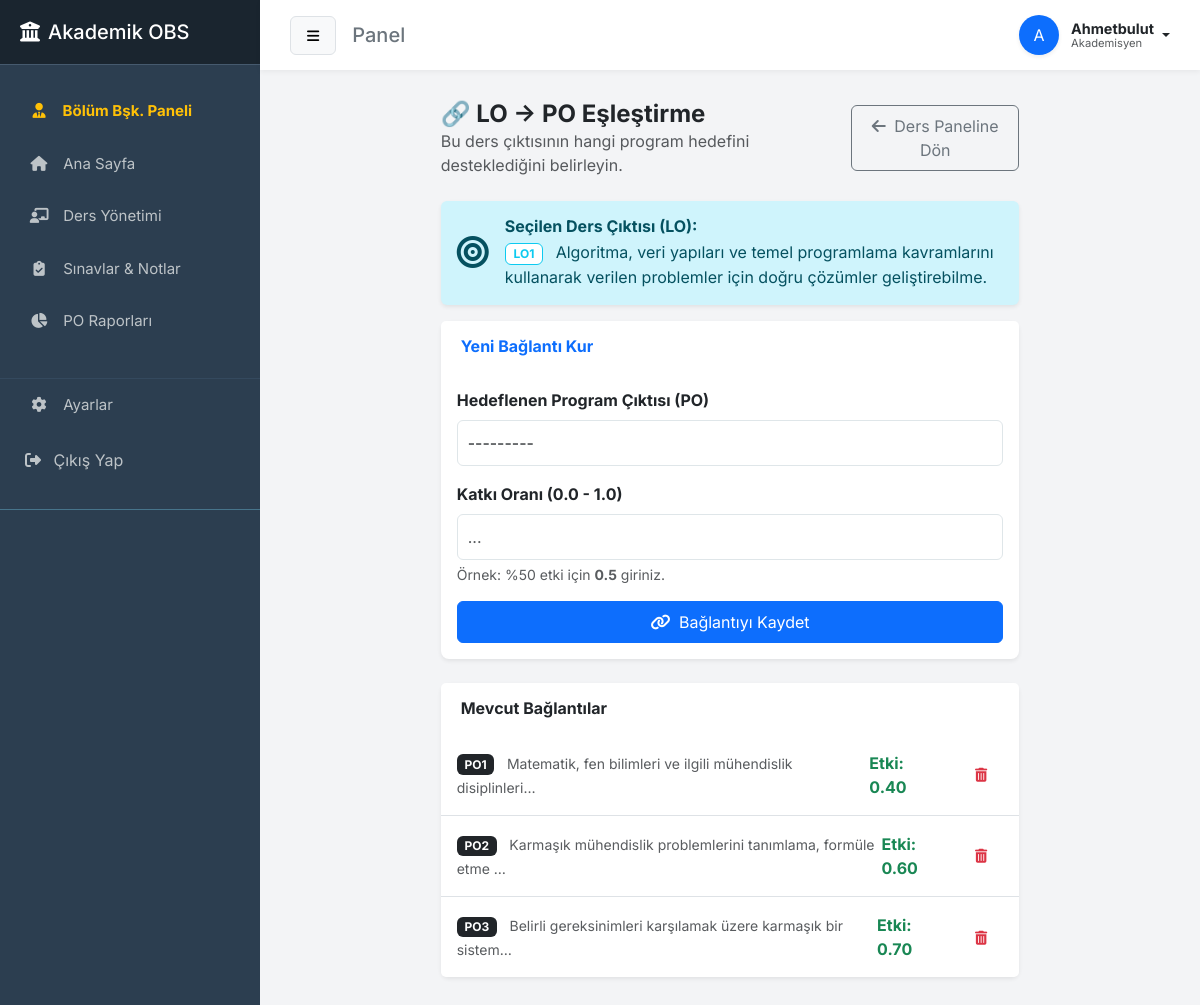
Screenshot of /lo/7/mapping/ (signed in) with the database file from the repository.
### academic/models.py (models this page shows, shortened)
class LearningOutcome(models.Model):
    course = models.ForeignKey(Course, on_delete=models.CASCADE)
    code = models.CharField(max_length=10)  # Örn: LO1
    description = models.TextField()
    program_outcomes = models.ManyToManyField(ProgramOutcome, through="OutcomeMapping")

class OutcomeMapping(models.Model):
    learning_outcome = models.ForeignKey(LearningOutcome, on_delete=models.CASCADE)
    program_outcome = models.ForeignKey(ProgramOutcome, on_delete=models.CASCADE)
    weight = models.DecimalField(
        max_digits=3, decimal_places=2, help_text="Örn: 0.50 (%50)"
    )

class ProgramOutcome(models.Model):
    code = models.CharField(max_length=10)  # Örn: PO1
    description = models.TextField()  # Açıklama metni
    def __str__(self):
        return self.code

### academic/views.py (the view)
# urls.py: path("lo/<int:lo_id>/mapping/", views.lo_mapping_detail, name="lo_mapping_detail"),
@login_required
@user_passes_test(is_teacher)
def lo_mapping_detail(request, lo_id):
    lo = get_object_or_404(LearningOutcome, id=lo_id)
    mappings = OutcomeMapping.objects.filter(learning_outcome=lo)
    if request.method == "POST":
        form = OutcomeMappingForm(request.POST)
        if form.is_valid():
            mapping = form.save(commit=False)
            mapping.learning_outcome = lo
            mapping.save()
            return redirect("lo_mapping_detail", lo_id=lo.id)
    else:
        form = OutcomeMappingForm()
    return render(
        request,
        "lo_mapping_detail.html",
        {"lo": lo, "mappings": mappings, "form": form},
    )

### academic/forms.py
class OutcomeMappingForm(forms.ModelForm):
    class Meta:
        model = OutcomeMapping
        fields = ["program_outcome", "weight"]
        labels = {
            "program_outcome": "Hedeflenen Program Çıktısı (PO)",
            "weight": "Katkı Oranı (0.0 - 1.0 arası)",
        }
    def __init__(self, *args, **kwargs):
        super().__init__(*args, **kwargs)
        for field in self.fields:
            self.fields[field].widget.attrs.update(
                {"class": "form-control", "placeholder": "..."}
            )

### academic/views.py (called while the page is built)
def is_teacher(user):
    return (
        user.groups.filter(name__in=["Öğretmen", "Bölüm Başkanı"]).exists()
        or user.is_superuser
    )

### academic/templates/lo_mapping_detail.html (shortened to what this page needs)
{% extends 'base.html' %}
{% block content %}
<div class="row justify-content-center">
    <div class="col-md-8">
        <div class="d-flex justify-content-between align-items-center mb-4">
            <div>
                <h4 class="fw-bold m-0 text-dark">🔗 LO -> PO Eşleştirme</h4>
                <p class="text-muted m-0">Bu ders çıktısının hangi program hedefini desteklediğini belirleyin.</p>
            </div>
            <a href="{% url 'course_dashboard' lo.course.id %}" class="btn btn-outline-secondary">
                <i class="fas fa-arrow-left me-1"></i> Ders Paneline Dön
            </a>
        </div>
        <div class="alert alert-info border-0 shadow-sm d-flex align-items-center">
            <div class="me-3">
                <i class="fas fa-bullseye fa-2x"></i>
            </div>
            <div>
                <h6 class="fw-bold mb-1">Seçilen Ders Çıktısı (LO):</h6>
                <span class="badge bg-white text-info border border-info">{{ lo.code }}</span>
                <span class="ms-2">{{ lo.description }}</span>
            </div>
        </div>
        <div class="card border-0 shadow-sm mb-4">
            <div class="card-header bg-white py-3 border-0">
                <h6 class="fw-bold m-0 text-primary">Yeni Bağlantı Kur</h6>
            </div>
            <div class="card-body">
                <form method="post">
                    <div class="mb-3">
                        <label class="form-label fw-bold">Hedeflenen Program Çıktısı (PO)</label>
                        {{ form.program_outcome }}
                    </div>
                    <div class="mb-3">
                        <label class="form-label fw-bold">Katkı Oranı (0.0 - 1.0)</label>
                        {{ form.weight }}
                        <div class="form-text">Örnek: %50 etki için <strong>0.5</strong> giriniz.</div>
                    </div>
                    <button type="submit" class="btn btn-primary w-100">
                        <i class="fas fa-link me-1"></i> Bağlantıyı Kaydet
                    </button>
                </form>
            </div>
        </div>
        <div class="card border-0 shadow-sm">
            <div class="card-header bg-white py-3 border-0">
                <h6 class="fw-bold m-0 text-dark">Mevcut Bağlantılar</h6>
            </div>
            <ul class="list-group list-group-flush">
                {% for m in mappings %}
                <li class="list-group-item d-flex justify-content-between align-items-center py-3">
                    <div>
                        <span class="badge bg-dark me-2">{{ m.program_outcome.code }}</span>
                        <small class="text-muted">{{ m.program_outcome.description|truncatechars:60 }}</small>
                    </div>
                    <div class="d-flex align-items-center">
                        <span class="fw-bold text-success me-3">
                            Etki: {{ m.weight }}
                        </span>
                        <form action="{% url 'delete_outcome_mapping' m.id %}" method="post" class="d-inline" onsubmit="return confirm('Bu eşleştirmeyi silmek istediğinize emin misiniz?');">
                            <button type="submit" class="btn btn-outline-danger btn-sm border-0" title="Eşleşmeyi Kaldır">
                                <i class="fas fa-trash-alt"></i>
                            </button>
                        </form>
                    </div>
                </li>
                {% empty %}
                <li class="list-group-item text-center text-muted py-4">
                    Henüz bu çıktı bir PO ile eşleştirilmemiş.
                </li>
                {% endfor %}
            </ul>
        </div>
    </div>
</div>
{% endblock %}

### academic/templates/base.html (shortened to what this page needs)
<!DOCTYPE html>
<html lang="tr">
<head>
    <link href="https://cdn.jsdelivr.net/npm/bootstrap@5.3.0/dist/css/bootstrap.min.css" rel="stylesheet">
    <link rel="stylesheet" href="https://cdnjs.cloudflare.com/ajax/libs/font-awesome/6.4.0/css/all.min.css">
</head>
<body>
<div class="wrapper">
    <nav id="sidebar">
        <div class="sidebar-header">
            <h5 class="m-0"><i class="fas fa-university me-2"></i>Akademik OBS</h5>
        </div>
        <ul class="list-unstyled components">
            {% if user.is_superuser or "Öğretmen" in user.groups.all|join:"," or "Bölüm Başkanı" in user.groups.all|join:"," %}
                {% if user.is_superuser or "Bölüm Başkanı" in user.groups.all|join:"," %}
                <li>
                    <a href="{% url 'department_head_dashboard' %}" class="text-warning fw-bold {% if request.resolver_match.url_name == 'department_head_dashboard' %}active{% endif %}">
                        <i class="fas fa-user-tie"></i> Bölüm Bşk. Paneli
                    </a>
                </li>
                {% endif %}
                <li>
                    <a href="{% url 'teacher_dashboard_home' %}"
                       class="{% if request.resolver_match.url_name == 'teacher_dashboard_home' %}active{% endif %}">
                        <i class="fas fa-home"></i> Ana Sayfa
                    </a>
                </li>
                <li>
                    <a href="{% url 'teacher_courses' %}" class="{% if request.resolver_match.url_name == 'teacher_courses' %}active{% endif %}">
                        <i class="fas fa-chalkboard-teacher"></i> Ders Yönetimi
                    </a>
                </li>
                <li>
                    <a href="{% url 'exam_list' %}" class="{% if request.resolver_match.url_name == 'exam_list' %}active{% endif %}">
                        <i class="fas fa-clipboard-check"></i> Sınavlar & Notlar
                    </a>
                </li>
                <li>
                    <a href="{% url 'teacher_po_report_list' %}"
                       class="{% if request.resolver_match.url_name == 'teacher_po_report_list' or request.resolver_match.url_name == 'teacher_student_po_detail' %}active{% endif %}">
                        <i class="fas fa-chart-pie"></i> PO Raporları
                    </a>
                </li>
            {% endif %}
            <li style="margin-top: 30px; border-top: 1px solid #34495e;">
                <a href="{% if user.is_superuser or 'Öğretmen' in user.groups.all|join:',' or 'Bölüm Başkanı' in user.groups.all|join:',' %}{% url 'teacher_settings' %}{% else %}{% url 'student_settings' %}{% endif %}"
                   class="{% if request.resolver_match.url_name == 'student_settings' or request.resolver_match.url_name == 'teacher_settings' %}active{% endif %}">
                    <i class="fas fa-cog"></i> Ayarlar
                </a>
            </li>
            <li>
                <form action="{% url 'logout' %}" method="post" class="d-inline">
                    <button type="submit" class="btn btn-link text-decoration-none w-100 text-start ps-4 py-3">
                        <i class="fas fa-sign-out-alt me-2"></i> Çıkış Yap
                    </button>
                </form>
            </li>
        </ul>
    </nav>
    <div id="content">
        <div class="top-navbar">
            <div class="d-flex align-items-center">
                <button type="button" id="sidebarCollapse" class="btn btn-light btn-sm me-3 border">
                    <i class="fas fa-bars"></i>
                </button>
                <h5 class="m-0 text-secondary">{% block page_title %}Panel{% endblock %}</h5>
            </div>
            <div class="dropdown">
                <a href="#" class="d-flex align-items-center text-decoration-none text-dark dropdown-toggle" id="dropdownUser1" data-bs-toggle="dropdown" aria-expanded="false">
                    <div class="bg-primary text-white rounded-circle d-flex justify-content-center align-items-center me-2 shadow-sm" style="width: 40px; height: 40px;">
                        {{ user.username|first|upper }}
                    </div>
                    <div class="d-none d-sm-flex flex-column align-items-start mx-1" style="line-height: 1.2;">
                        <span class="fw-bold text-dark" style="font-size: 0.9rem;">{{ user.username|title }}</span>
                        {% if "Öğretmen" in user.groups.all|join:"," or "Bölüm Başkanı" in user.groups.all|join:"," or user.is_superuser %}
                             <small class="text-muted" style="font-size: 0.7rem;">Akademisyen</small>
                        {% else %}
                             <small class="text-muted" style="font-size: 0.7rem;">{{ user.student.department|default:"Bölüm Yok" }}</small>
                        {% endif %}
                    </div>
                </a>
            </div>
        </div>
        <div class="main-content">
            {% block content %}{% endblock %}
        </div>
    </div>
</div>
</body>
</html>

### academic/templates/base.html (style rules this page uses)
:root { --sidebar-bg: #2c3e50; --sidebar-hover: #34495e; --active-link: #3498db; --bg-color: #f3f4f6; }
body { font-family: 'Inter', sans-serif; background-color: var(--bg-color); overflow-x: hidden; margin: 0; padding: 0; }
.wrapper { display: flex; width: 100%; align-items: stretch; min-height: 100vh; }
#sidebar { min-width: 260px; max-width: 260px; background: var(--sidebar-bg); color: #fff; transition: all 0.3s; }
#sidebar .sidebar-header { padding: 20px; background: #1a252f; border-bottom: 1px solid #465a6e; }
#sidebar ul.components { padding: 20px 0; border-bottom: 1px solid #47748b; }
#sidebar ul li a { padding: 15px 25px; font-size: 15px; display: block; color: #bdc3c7; text-decoration: none; transition: 0.3s; border-left: 4px solid transparent; }
#sidebar ul li a i { margin-right: 10px; width: 20px; text-align: center; }
#sidebar button.btn-link { text-decoration: none; color: #bdc3c7; transition: 0.3s; }
#content { width: 100%; padding: 0; min-height: 100vh; display: flex; flex-direction: column; }
.top-navbar { background: #fff; padding: 15px 30px; box-shadow: 0 2px 5px rgba(0,0,0,0.05); display: flex; justify-content: space-between; align-items: center; }
.main-content { padding: 30px; flex: 1; }
.card { border: none; border-radius: 8px; box-shadow: 0 1px 3px rgba(0,0,0,0.1); margin-bottom: 20px; background: #fff; }
.card-header { background: white; border-bottom: 1px solid #eee; padding: 15px 20px; font-weight: 600; color: #2c3e50; }
.form-control { border-radius: 6px; padding: 10px; border: 1px solid #dfe6e9; }
.btn { padding: 8px 16px; border-radius: 6px; }

### rows the page displays
LearningOutcome: code "LO1", description "Algoritma, veri yapıları ve temel programlama kavramlarını kullanarak verilen problemler için doğru çözümler geliştirebilme."
OutcomeMapping: program_outcome.code "PO1", program_outcome.description "Matematik, fen bilimleri ve ilgili mühendislik disiplinleri…", weight "0.40"
OutcomeMapping: program_outcome.code "PO2", program_outcome.description "Karmaşık mühendislik problemlerini tanımlama, formüle etme …", weight "0.60"
OutcomeMapping: program_outcome.code "PO3", program_outcome.description "Belirli gereksinimleri karşılamak üzere karmaşık bir sistem…", weight "0.70"

### other values shown
{{ user.username|first|upper }} "A"
{{ user.username|title }} "Ahmetbulut"
